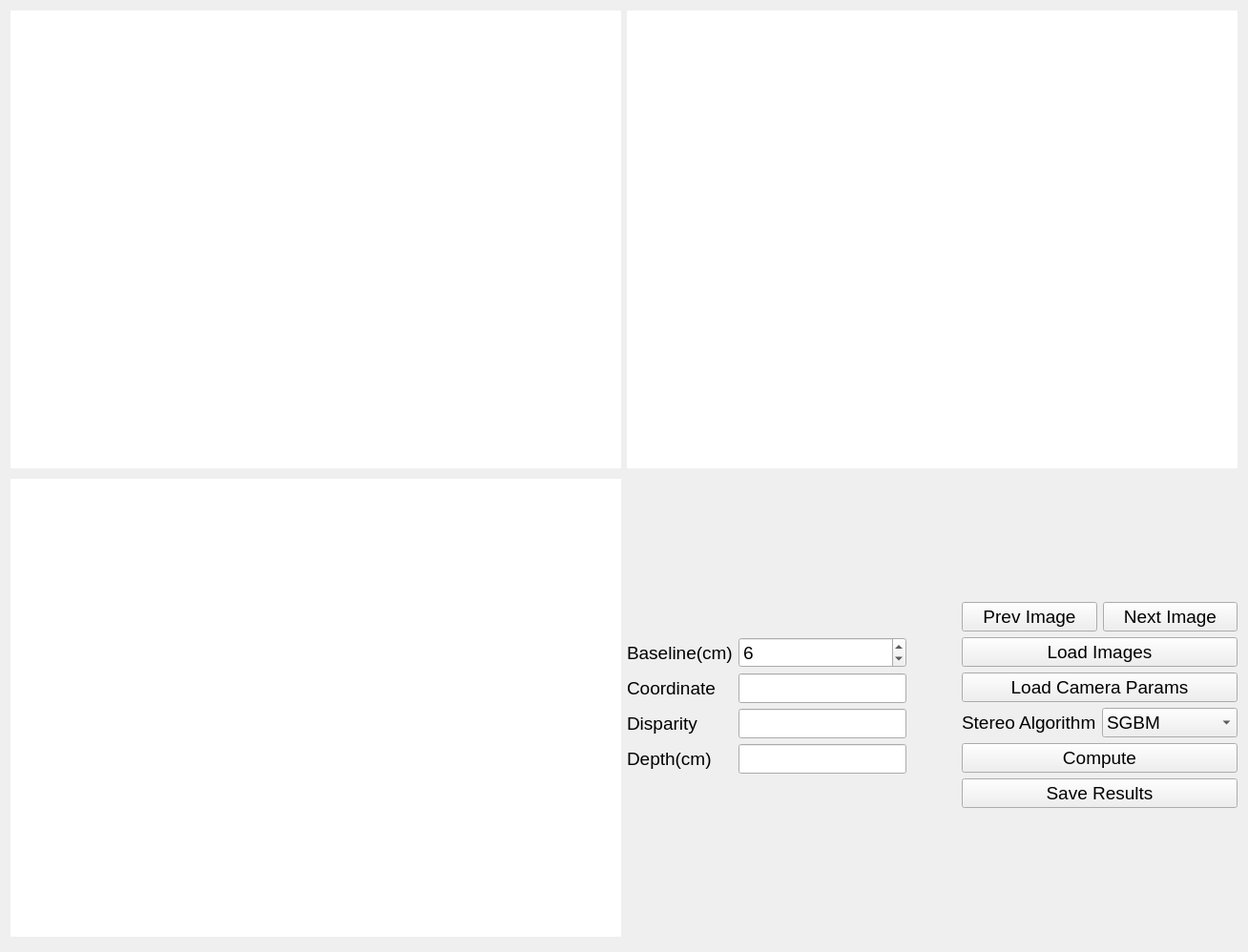
<?xml version="1.0" encoding="UTF-8"?>
<ui version="4.0">
 <class>StereoEstPage</class>
 <widget class="QWidget" name="StereoEstPage">
  <property name="enabled">
   <bool>true</bool>
  </property>
  <property name="geometry">
   <rect>
    <x>0</x>
    <y>0</y>
    <width>1304</width>
    <height>998</height>
   </rect>
  </property>
  <property name="font">
   <font>
    <pointsize>14</pointsize>
   </font>
  </property>
  <property name="windowTitle">
   <string>Stereo Estimation Mode</string>
  </property>
  <layout class="QGridLayout" name="gridLayout">
   <item row="0" column="1">
    <widget class="QLabel" name="label_right_image">
     <property name="minimumSize">
      <size>
       <width>640</width>
       <height>480</height>
      </size>
     </property>
     <property name="maximumSize">
      <size>
       <width>640</width>
       <height>480</height>
      </size>
     </property>
     <property name="styleSheet">
      <string notr="true">#label_left_image, #label_right_image,#label_est_res {
	background-color: rgb(255, 255, 255);
}</string>
     </property>
     <property name="text">
      <string/>
     </property>
    </widget>
   </item>
   <item row="1" column="1">
    <layout class="QHBoxLayout" name="horizontalLayout_2">
     <item>
      <layout class="QVBoxLayout" name="verticalLayout_2">
       <item>
        <spacer name="verticalSpacer">
         <property name="orientation">
          <enum>Qt::Vertical</enum>
         </property>
         <property name="sizeHint" stdset="0">
          <size>
           <width>20</width>
           <height>40</height>
          </size>
         </property>
        </spacer>
       </item>
       <item>
        <layout class="QFormLayout" name="formLayout_3">
         <item row="0" column="0">
          <widget class="QLabel" name="label_3">
           <property name="text">
            <string>Baseline(cm)</string>
           </property>
          </widget>
         </item>
         <item row="0" column="1">
          <widget class="QSpinBox" name="spin_box_baseline">
           <property name="maximum">
            <number>9999</number>
           </property>
           <property name="value">
            <number>6</number>
           </property>
          </widget>
         </item>
         <item row="1" column="0">
          <widget class="QLabel" name="label">
           <property name="text">
            <string>Coordinate</string>
           </property>
          </widget>
         </item>
         <item row="2" column="0">
          <widget class="QLabel" name="label_4">
           <property name="text">
            <string>Disparity</string>
           </property>
          </widget>
         </item>
         <item row="3" column="0">
          <widget class="QLabel" name="label_5">
           <property name="text">
            <string>Depth(cm)</string>
           </property>
          </widget>
         </item>
         <item row="1" column="1">
          <widget class="QLineEdit" name="line_coordinate">
           <property name="readOnly">
            <bool>false</bool>
           </property>
          </widget>
         </item>
         <item row="2" column="1">
          <widget class="QLineEdit" name="line_disparity">
           <property name="readOnly">
            <bool>true</bool>
           </property>
          </widget>
         </item>
         <item row="3" column="1">
          <widget class="QLineEdit" name="line_depth">
           <property name="minimumSize">
            <size>
             <width>120</width>
             <height>0</height>
            </size>
           </property>
           <property name="readOnly">
            <bool>true</bool>
           </property>
          </widget>
         </item>
        </layout>
       </item>
       <item>
        <spacer name="verticalSpacer_3">
         <property name="orientation">
          <enum>Qt::Vertical</enum>
         </property>
         <property name="sizeHint" stdset="0">
          <size>
           <width>20</width>
           <height>40</height>
          </size>
         </property>
        </spacer>
       </item>
      </layout>
     </item>
     <item>
      <spacer name="horizontalSpacer_2">
       <property name="orientation">
        <enum>Qt::Horizontal</enum>
       </property>
       <property name="sizeHint" stdset="0">
        <size>
         <width>40</width>
         <height>20</height>
        </size>
       </property>
      </spacer>
     </item>
     <item>
      <layout class="QVBoxLayout" name="verticalLayout_3">
       <item>
        <spacer name="verticalSpacer_2">
         <property name="orientation">
          <enum>Qt::Vertical</enum>
         </property>
         <property name="sizeHint" stdset="0">
          <size>
           <width>20</width>
           <height>40</height>
          </size>
         </property>
        </spacer>
       </item>
       <item>
        <layout class="QVBoxLayout" name="verticalLayout">
         <item>
          <layout class="QHBoxLayout" name="horizontalLayout">
           <item>
            <widget class="QPushButton" name="button_prev_image">
             <property name="font">
              <font>
               <pointsize>14</pointsize>
              </font>
             </property>
             <property name="text">
              <string>Prev Image</string>
             </property>
            </widget>
           </item>
           <item>
            <widget class="QPushButton" name="button_next_image">
             <property name="text">
              <string>Next Image</string>
             </property>
            </widget>
           </item>
          </layout>
         </item>
         <item>
          <widget class="QPushButton" name="button_load_images">
           <property name="font">
            <font>
             <pointsize>14</pointsize>
            </font>
           </property>
           <property name="text">
            <string>Load Images</string>
           </property>
          </widget>
         </item>
         <item>
          <widget class="QPushButton" name="button_load_camera_params">
           <property name="font">
            <font>
             <pointsize>14</pointsize>
            </font>
           </property>
           <property name="text">
            <string>Load Camera Params</string>
           </property>
          </widget>
         </item>
         <item>
          <layout class="QFormLayout" name="formLayout_2">
           <item row="0" column="1">
            <widget class="QComboBox" name="combo_stereo_algs">
             <property name="font">
              <font>
               <pointsize>14</pointsize>
              </font>
             </property>
             <item>
              <property name="text">
               <string>SGBM</string>
              </property>
             </item>
             <item>
              <property name="text">
               <string>RAFT-Stereo</string>
              </property>
             </item>
            </widget>
           </item>
           <item row="0" column="0">
            <widget class="QLabel" name="label_stereo_algs">
             <property name="font">
              <font>
               <pointsize>14</pointsize>
              </font>
             </property>
             <property name="text">
              <string>Stereo Algorithm</string>
             </property>
            </widget>
           </item>
          </layout>
         </item>
         <item>
          <widget class="QPushButton" name="button_compute">
           <property name="font">
            <font>
             <pointsize>14</pointsize>
            </font>
           </property>
           <property name="text">
            <string>Compute</string>
           </property>
          </widget>
         </item>
         <item>
          <widget class="QPushButton" name="button_save_results">
           <property name="font">
            <font>
             <pointsize>14</pointsize>
            </font>
           </property>
           <property name="text">
            <string>Save Results</string>
           </property>
          </widget>
         </item>
        </layout>
       </item>
       <item>
        <spacer name="verticalSpacer_4">
         <property name="orientation">
          <enum>Qt::Vertical</enum>
         </property>
         <property name="sizeHint" stdset="0">
          <size>
           <width>20</width>
           <height>40</height>
          </size>
         </property>
        </spacer>
       </item>
      </layout>
     </item>
    </layout>
   </item>
   <item row="1" column="0" rowspan="2">
    <widget class="QLabel" name="label_est_res">
     <property name="minimumSize">
      <size>
       <width>640</width>
       <height>480</height>
      </size>
     </property>
     <property name="maximumSize">
      <size>
       <width>640</width>
       <height>480</height>
      </size>
     </property>
     <property name="styleSheet">
      <string notr="true">#label_left_image, #label_right_image,#label_est_res {
	background-color: rgb(255, 255, 255);
}</string>
     </property>
     <property name="text">
      <string/>
     </property>
    </widget>
   </item>
   <item row="0" column="0">
    <widget class="QLabel" name="label_left_image">
     <property name="minimumSize">
      <size>
       <width>640</width>
       <height>480</height>
      </size>
     </property>
     <property name="maximumSize">
      <size>
       <width>640</width>
       <height>480</height>
      </size>
     </property>
     <property name="styleSheet">
      <string notr="true">#label_left_image, #label_right_image,#label_est_res {
	background-color: rgb(255, 255, 255);
}</string>
     </property>
     <property name="text">
      <string/>
     </property>
    </widget>
   </item>
  </layout>
 </widget>
 <resources/>
 <connections/>
</ui>
